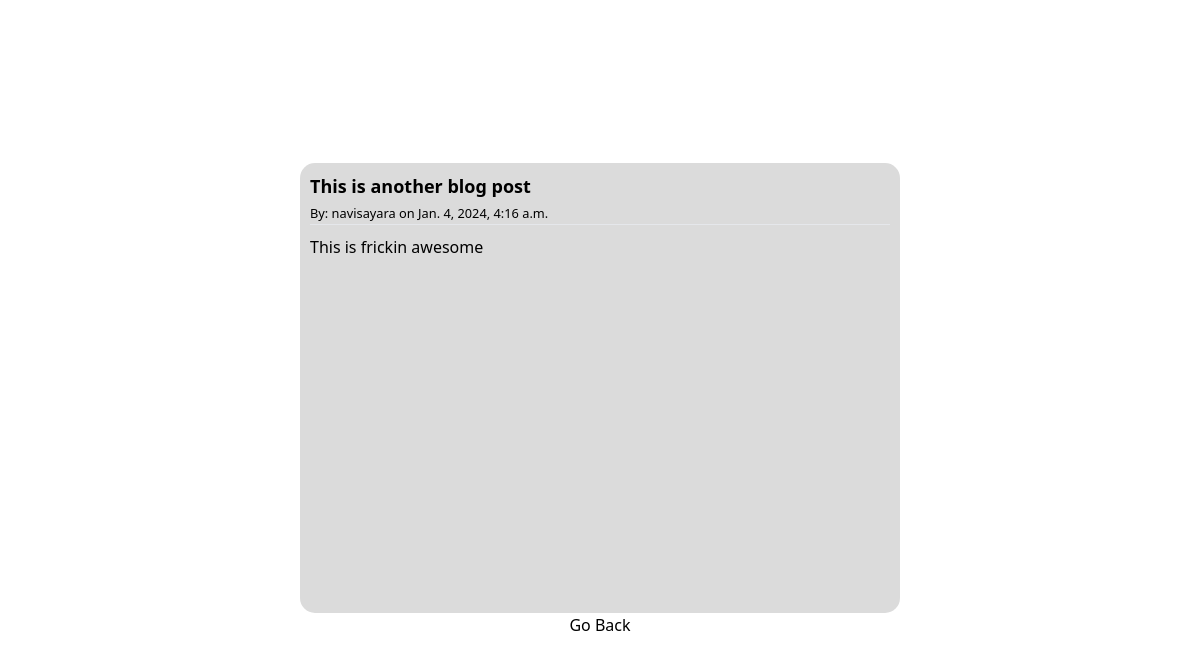
Screenshot of /article/2/ with the database file from the repository.
### blogapp/models.py (models this page shows, shortened)
class Post(models.Model):
    title = models.CharField(max_length=1000)
    author = models.ForeignKey(User,on_delete = models.CASCADE)
    body = models.TextField()
    date_posted = models.DateTimeField(auto_now_add=True)
    class Meta:
        ordering = ("title",)

### blogapp/views.py (the view)
# urls.py: path('article/<int:pk>/', article_detail.as_view(), name='article-details'),
class article_detail(DetailView):
    model = Post
    template_name = 'article-details.html'

### blogapp/templates/article-details.html (shortened to what this page needs)
{% extends 'base.html' %}
{% block content %}
<article>
    <h1>{{post.title}}</h1>
    <small>By: {{post.author}} on {{post.date_posted}}</small><br/>
    <hr>
    <p>{{post.body}}</p>
    <br/><br/>
</article>
<a href="{% url 'home' %}">Go Back</a>
{% endblock %}

### blogapp/templates/article-details.html (style rules this page uses)
body { width: 100%; height: 100vh; display: flex; align-items: center; justify-content: center; background-color: white; }
article { width: 600px; height: 450px; padding: 10px; background-color: rgb(219, 219, 219); border-radius: 15px; }
h1 { font-size: large; font-weight: bold; }
p { padding-top: 10px; }

### rows the page displays
Post: title "This is another blog post", author "navisayara", date_posted "Jan. 4, 2024, 4:16 a.m.", body "This is frickin awesome"
